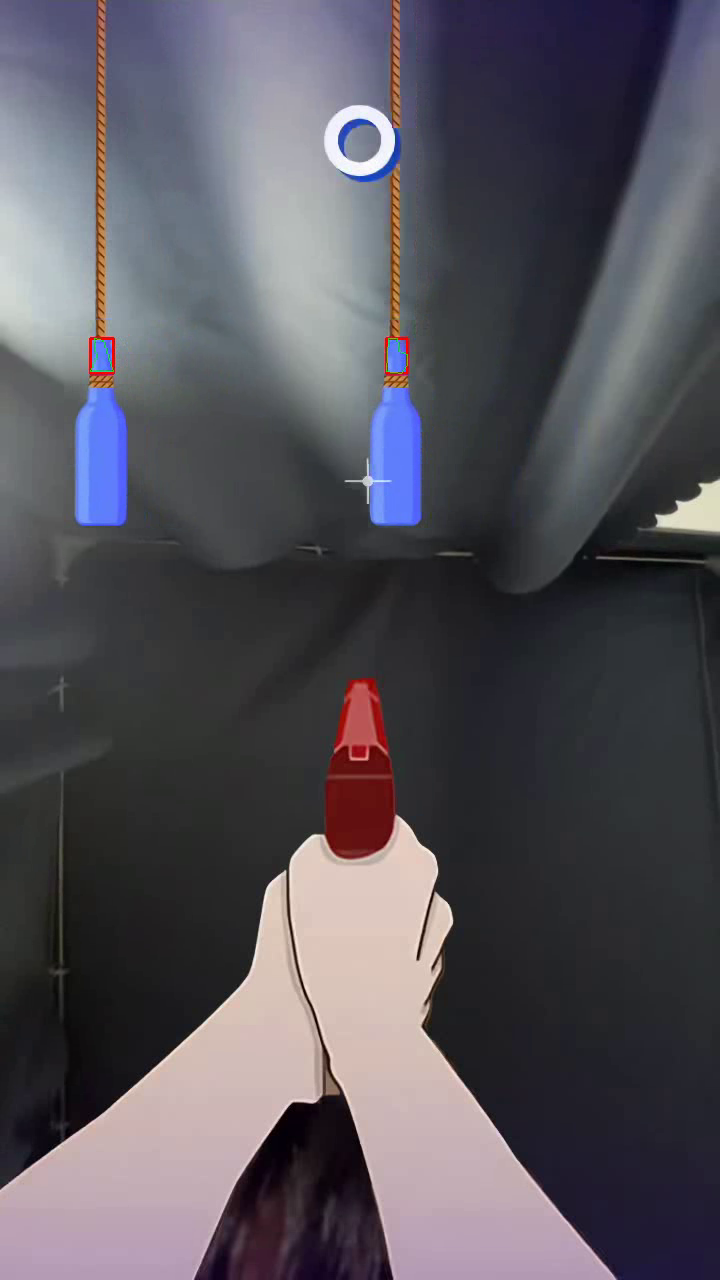
#> input picture frame 9 of OpenCV/考核题2/video.mp4, 720 x 1280 px
$ python video.py
#> lines starting #> are read from the running program, lines starting #| are printed output that depends on the picture; after the words box and inside, x2 and y2 are one past the last pixel; in counts of white or black regions, pixels touching at a corner belong together

import cv2
import numpy as np
import os


INPUT_VIDEO  = "video.mp4"
OUTPUT_VIDEO = "outputs/blue_bottle_split.mp4"
SNAP_DIR     = "outputs/snaps"
SHOW_WINDOW  = True
TOP_BOTTLES  = 4

os.makedirs(os.path.dirname(OUTPUT_VIDEO), exist_ok=True)
os.makedirs(SNAP_DIR, exist_ok=True)


cap = cv2.VideoCapture(INPUT_VIDEO)
if not cap.isOpened():
    raise RuntimeError(f"无法打开视频：{INPUT_VIDEO}")

fps = cap.get(cv2.CAP_PROP_FPS) or 25.0
W   = int(cap.get(cv2.CAP_PROP_FRAME_WIDTH)  or 640)
H   = int(cap.get(cv2.CAP_PROP_FRAME_HEIGHT) or 480)
fourcc = cv2.VideoWriter_fourcc(*"mp4v")
writer = cv2.VideoWriter(OUTPUT_VIDEO, fourcc, fps, (W, H))
snap_every = max(1, int(fps * 2.0))


LOWER_BLUE = np.array([85,  110,  200])
UPPER_BLUE = np.array([135, 255, 255])


KERNEL_SMALL = np.ones((3, 3), np.uint8)
CLOSE_ITERS, OPEN_ITERS = 1, 1


MIN_COMP_AREA_RATIO = 0.0004
MAX_COMP_AREA_RATIO = 0.12
SOLIDITY_MIN        = 0.60


X_GROUP_THR_RATIO   = 0.06

CAP_MAX_REL_AREA    = 0.35
MIN_X_OVERLAP_RATIO = 0.25


def x_overlap_ratio(a, b):
    ax1, ax2 = a[0], a[0] + a[2]
    bx1, bx2 = b[0], b[0] + b[2]
    inter = max(0, min(ax2, bx2) - max(ax1, bx1))
    return inter / max(1, min(a[2], b[2]))

frame_id = 0
while True:
    ok, frame = cap.read()
#> frame is the input picture: shape (1280, 720, 3); mean B, G, R 90.7, 83, 86.1
    if not ok:
        break
    frame_id += 1
    vis = frame.copy()


    hsv  = cv2.cvtColor(frame, cv2.COLOR_BGR2HSV)
#> hsv: shape (1280, 720, 3); mean H, S, V 96.8, 41.6, 95.7
    mask = cv2.inRange(hsv, LOWER_BLUE, UPPER_BLUE)
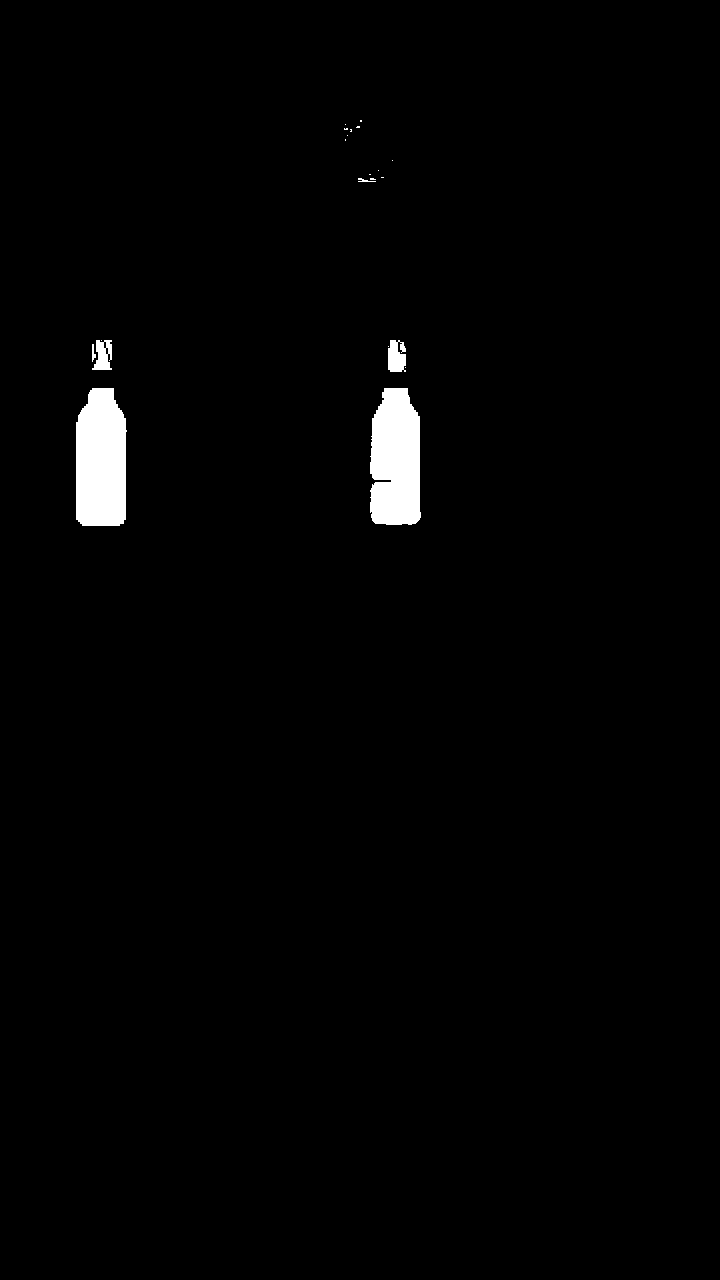
#> mask: shape (1280, 720); 1.5% white; 21 white regions (15 under 20 px), largest, box (x1, y1, x2, y2) and area: (76, 388, 127, 526) 6319, (370, 388, 421, 525) 6109, (388, 340, 406, 372) 481, (92, 340, 112, 370) 413, (92, 344, 96, 362) 42, (358, 178, 376, 182) 34


    mask = cv2.morphologyEx(mask, cv2.MORPH_CLOSE, KERNEL_SMALL, iterations=CLOSE_ITERS)
#> mask: shape (1280, 720); 1.5% white; 15 white regions (10 under 20 px), largest, box (x1, y1, x2, y2) and area: (76, 388, 127, 526) 6319, (370, 388, 421, 525) 6154, (92, 340, 112, 370) 546, (388, 340, 406, 372) 538, (358, 178, 376, 182) 56
    mask = cv2.morphologyEx(mask, cv2.MORPH_OPEN,  KERNEL_SMALL, iterations=OPEN_ITERS)
#> mask: shape (1280, 720); 1.5% white; 6 white regions


    contours, _ = cv2.findContours(mask, cv2.RETR_EXTERNAL, cv2.CHAIN_APPROX_SIMPLE)
#> contours = 6 contours, 2 with area under 20; largest, box (x1, y1, x2, y2) and area: (76, 388, 126, 526) 6142, (370, 388, 421, 525) 5976, (388, 340, 406, 372) 492, (92, 340, 112, 370) 487

    min_area = H * W * MIN_COMP_AREA_RATIO
    max_area = H * W * MAX_COMP_AREA_RATIO

    comps = []
    for c in contours:
        area = cv2.contourArea(c)
        if area < min_area or area > max_area:
            continue
        hull = cv2.convexHull(c)
        hull_area = cv2.contourArea(hull) or 1
        if area / hull_area < SOLIDITY_MIN:
            continue
        x, y, w, h = cv2.boundingRect(c)
        cx, cy = x + w / 2, y + h / 2
        comps.append(dict(bbox=(x, y, w, h), area=area, center=(cx, cy), contour=c))
#> this loop made 6 passes
#> (area, hull_area, x, y, w, h, cx, cy) on passes 1 to 4: (5976.5, 6234, 370, 388, 51, 137, 395.5, 456.5), (6141.5, 6267, 76, 388, 50, 138, 101, 457), (491.5, 505, 388, 340, 18, 32, 397, 356), (487, 523, 92, 340, 20, 30, 102, 355)
#> after the loop, comps = 4 items


    comps.sort(key=lambda d: d["center"][0])
    groups = []
    for comp in comps:
        placed = False
        for g in groups:

            g_xs = [c["center"][0] for c in g]
            gx = sum(g_xs) / len(g_xs)
            if abs(comp["center"][0] - gx) < X_GROUP_THR_RATIO * W:
                g.append(comp); placed = True; break
        if not placed:
            groups.append([comp])
#> this loop made 4 passes
#> after the loop, g = 2 items; groups = 2 items


    bottles = []
    for g in groups:
        if not g:
            continue

        body = max(g, key=lambda d: d["area"])
        bx, by, bw, bh = body["bbox"]

        cap_cand = None
        for c in g:
            if c is body:
                continue
            cx, cy, cw, ch = c["bbox"]
            if c["center"][1] >= body["center"][1]:
                continue
            if x_overlap_ratio(c["bbox"], body["bbox"]) < MIN_X_OVERLAP_RATIO:
                continue
            if c["area"] <= CAP_MAX_REL_AREA * body["area"]:

                if (cap_cand is None or
                    abs(c["center"][0] - body["center"][0]) <
                    abs(cap_cand["center"][0] - body["center"][0])):
                    cap_cand = c

        bottles.append(dict(body=body, cap=cap_cand))
#> this loop made 2 passes
#> (bx, by, bw, bh) on passes 1 to 2: (76, 388, 50, 138), (370, 388, 51, 137)
#> after the loop, bottles = 2 items


    if TOP_BOTTLES > 0 and len(bottles) > TOP_BOTTLES:
        bottles.sort(key=lambda b: b["body"]["area"], reverse=True)
        bottles = bottles[:TOP_BOTTLES]


    for b in bottles:
        x, y, w, h = b["body"]["bbox"]
        cv2.rectangle(vis, (x, y), (x + w, y + h), (0, 0, 255), 2)     # Body 红
        if b["cap"] is not None:
            x2, y2, w2, h2 = b["cap"]["bbox"]
            cv2.rectangle(vis, (x2, y2), (x2 + w2, y2 + h2), (0, 255, 255), 2)  # Cap 黄
#> this loop made 2 passes
#> (x, y, w, h, x2, y2, w2, h2) on passes 1 to 2: (76, 388, 50, 138, 92, 340, 20, 30), (370, 388, 51, 137, 388, 340, 18, 32)
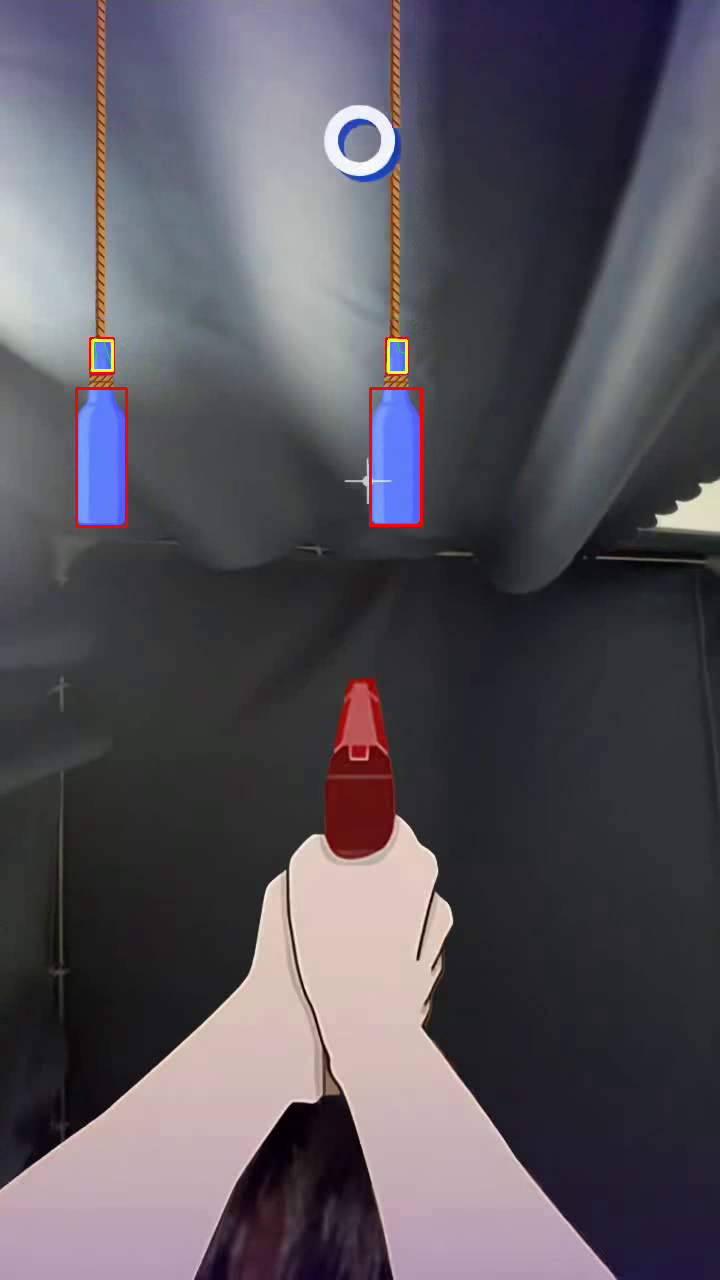
#> vis: shape (1280, 720, 3); 0.31% of pixels changed, all inside (x1, y1, x2, y2) = (75, 339, 423, 528)


    writer.write(vis)
    if SHOW_WINDOW:
        cv2.imshow("Blue Bottle Split (Body=Red, Cap=Yellow)", vis)
        if cv2.waitKey(1) & 0xFF == 27:
#> (key Esc is pressed here)
            break
    if frame_id % snap_every == 0:
        cv2.imwrite(os.path.join(SNAP_DIR, f"snap_{frame_id:06d}.png"), vis)

cap.release()
writer.release()
if SHOW_WINDOW:
    cv2.destroyAllWindows()

print("✅ 完成！")
print("输出视频：", os.path.abspath(OUTPUT_VIDEO))
print("截图目录：", os.path.abspath(SNAP_DIR))

$ run again, starting later in the video
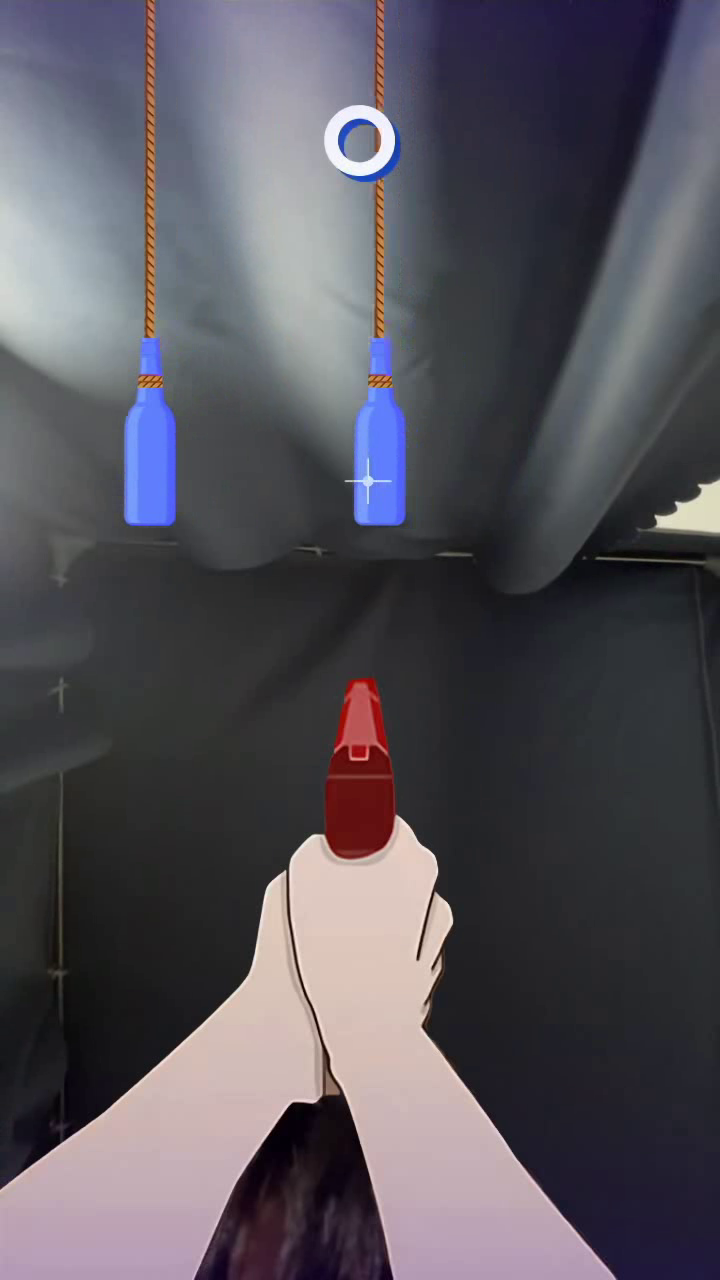
#> input picture frame 43 of OpenCV/考核题2/video.mp4, 720 x 1280 px
#> frame is the input picture: shape (1280, 720, 3); mean B, G, R 90.7, 82.8, 86
#> hsv: shape (1280, 720, 3); mean H, S, V 97.3, 41.4, 95.5
#> `mask = cv2.inRange(hsv, LOWER_BLUE, UPPER_BLUE)`:
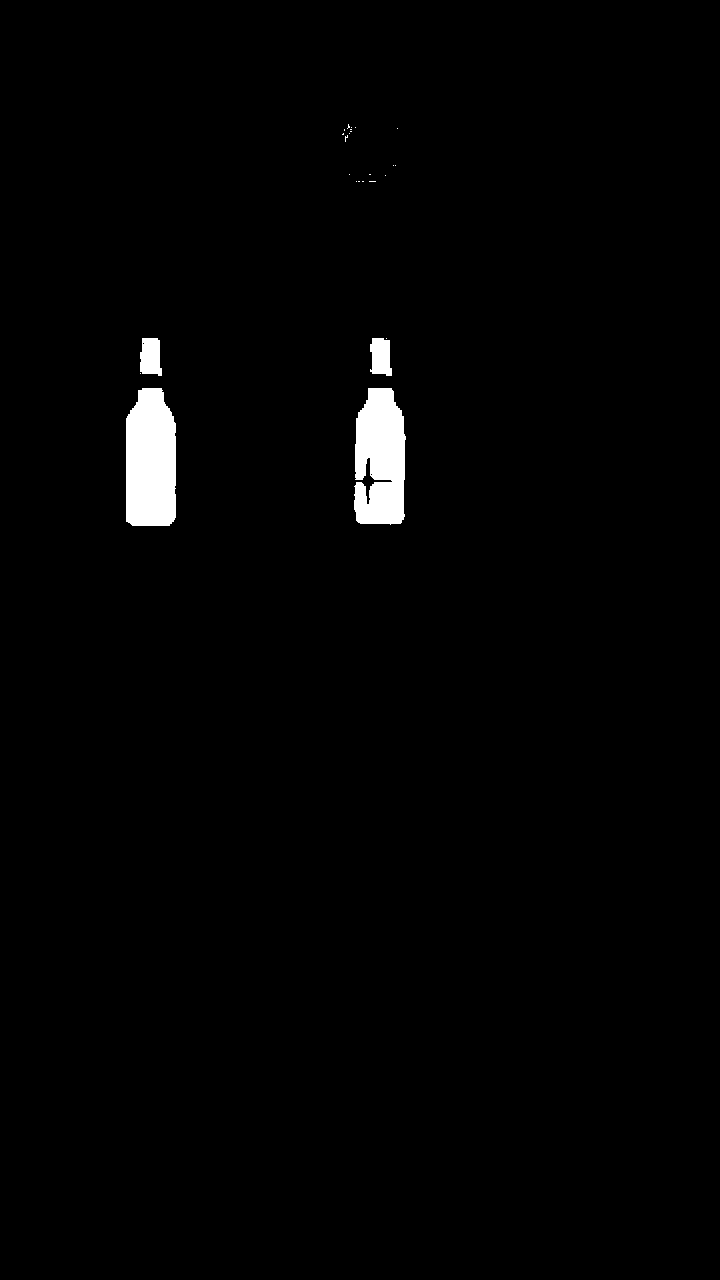
#> mask: shape (1280, 720); 1.5% white; 25 white regions (21 under 20 px), largest, box (x1, y1, x2, y2) and area: (126, 388, 176, 526) 6297, (354, 388, 406, 525) 5918, (140, 338, 162, 376) 700, (370, 338, 392, 376) 681
#> contours = 4 contours; box (x1, y1, x2, y2) and area: (126, 388, 176, 526) 6127, (354, 388, 406, 524) 6007, (140, 338, 162, 376) 648, (370, 338, 392, 376) 630
#> the loop `for c in contours:` made 4 passes
#> (area, hull_area, x, y, w, h, cx, cy) on passes 1 to 4: (6007, 6276.5, 354, 388, 52, 136, 380, 456), (6127, 6258, 126, 388, 50, 138, 151, 457), (630.5, 716, 370, 338, 22, 38, 381, 357), (648, 711, 140, 338, 22, 38, 151, 357)
#> after the loop `for c in contours:`: comps = 4 items
#> the loop `for comp in comps:` made 4 passes
#> after the loop `for comp in comps:`: g = 2 items
#> the loop `for g in groups:` made 2 passes
#> (bx, by, bw, bh) on passes 1 to 2: (126, 388, 50, 138), (354, 388, 52, 136)
#> the loop `for b in bottles:` made 2 passes
#> (x, y, w, h, x2, y2, w2, h2) on passes 1 to 2: (126, 388, 50, 138, 140, 338, 22, 38), (354, 388, 52, 136, 370, 338, 22, 38)
#> after the loop `for b in bottles:`:
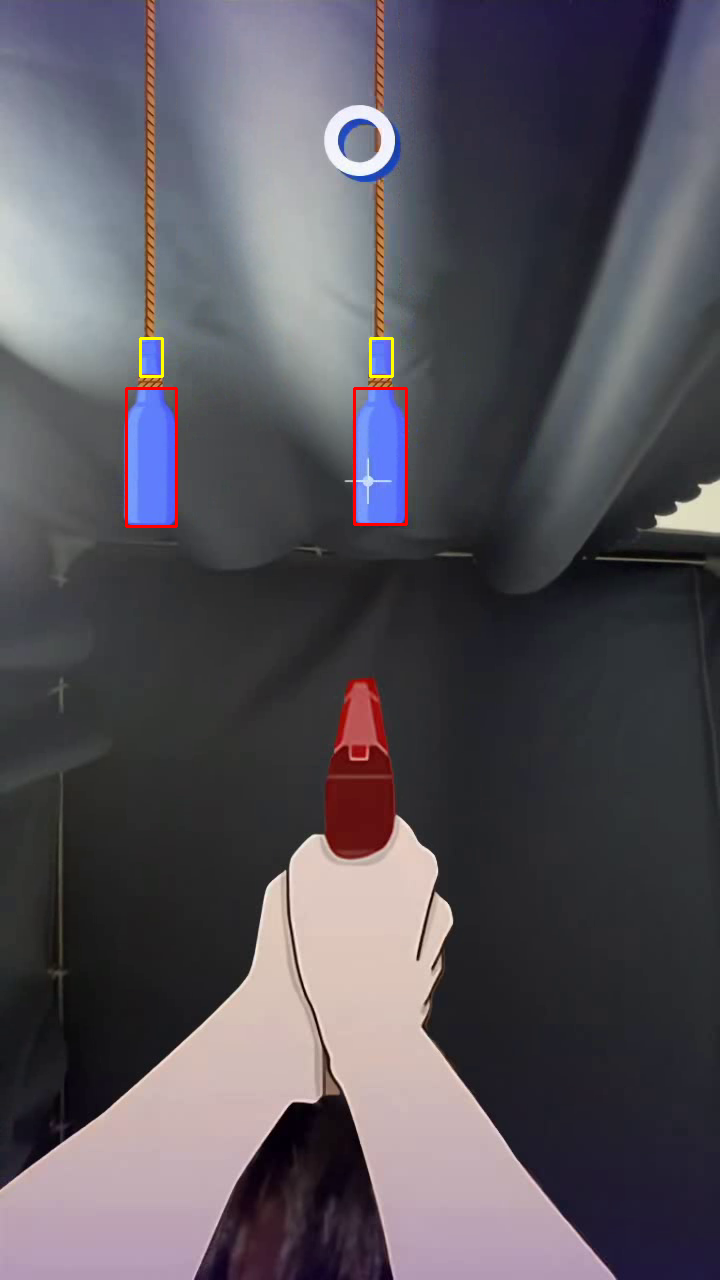
#> vis: shape (1280, 720, 3); 0.32% of pixels changed, all inside (x1, y1, x2, y2) = (125, 337, 408, 528)
